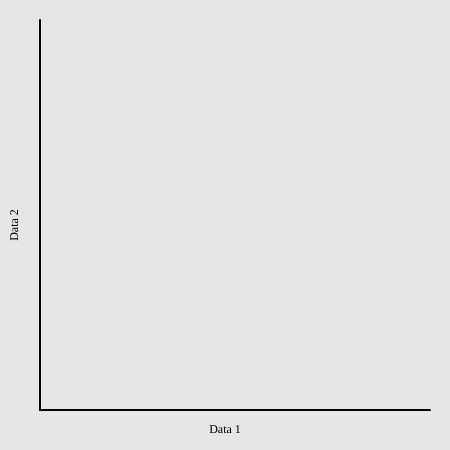
Frame 1 (no input)
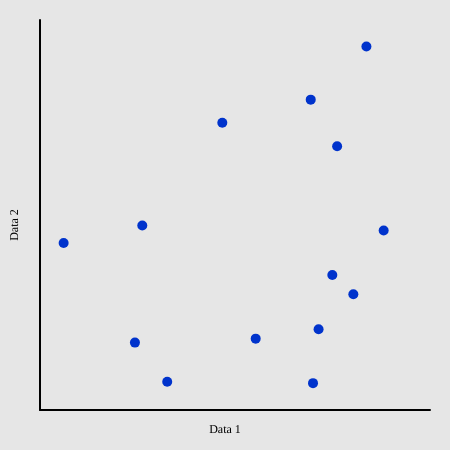
Frame 60 (no input)
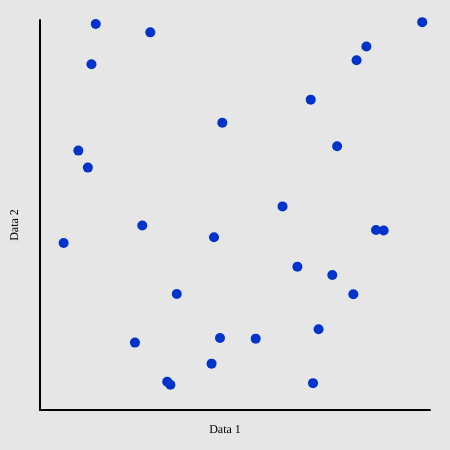
Frame 120 (the mouse pressed at the canvas centre since frame 60)

The p5.js sketch that drew these frames (run headless with seeded random() and noise() and a simulated clock; from frame 60 on, the mouse is pressed at the canvas centre):

// p5.js sketch
// ── sketch.js
let points = [];
let index = 0;
let caseType = 0; // 0 = no corr, 1 = positive, 2 = negative
let delay = 4;    // lower = slower animation
let frameCounter = 0;

function setup() {
  createCanvas(450, 450);
  textFont('Menlo'); 
  generatePoints();
}

function draw() {
  background(230);

  drawAxes();
  drawPoints();
}

// ----------------------------------------------------
// Generate data for 3 correlation cases
// ----------------------------------------------------
function generatePoints() {
  points = [];
  index = 0;

  let n = 60;

  for (let i = 0; i < n; i++) {
    let x = random(0, 1);
    let y;

    if (caseType === 0) {
      y = random(0, 1);               // NO correlation
    } else if (caseType === 1) {
      y = x + random(-0.2, 0.2);      // Positive correlation
    } else if (caseType === 2) {
      y = 1 - x + random(-0.2, 0.2);  // Negative correlation
    }

    y = constrain(y, 0, 1);

    points.push({ x, y });
  }

  caseType = (caseType + 1) % 3;
}

// ----------------------------------------------------
// Draw axes with labels
// ----------------------------------------------------
function drawAxes() {
  stroke(0);
  strokeWeight(2);

  // X-axis
  line(40, height - 40, width - 20, height - 40);

  // Y-axis
  line(40, height - 40, 40, 20);

  // Labels
  noStroke();
  fill(0);
  textSize(12);
  textAlign(CENTER, CENTER);

  text("Data 1", width / 2, height - 20);

  push();
  translate(15, height / 2);
  rotate(-HALF_PI);
  text("Data 2", 0, 0);
  pop();
}

// ----------------------------------------------------
// Draw points with colours depending on case
// ----------------------------------------------------
function drawPoints() {
  let col;

  if (caseType === 1) col = color(0, 51, 204);     // next will be positive → blue
  if (caseType === 2) col = color(204, 0, 0);      // next will be negative → red
  if (caseType === 0) col = color(0, 153, 51);      // next will be no corr → orange

  fill(col);
  noStroke();

  for (let i = 0; i < index; i++) {
    let px = map(points[i].x, 0, 1, 40, width - 20);
    let py = map(points[i].y, 0, 1, height - 40, 20);
    circle(px, py, 10);
  }

  // Slow animation: reveal a point only every "delay" frames
  frameCounter++;
  if (frameCounter % delay === 0) {
    if (index < points.length) {
      index++;
    } else {
      // regenerate after finishing
      if (frameCount % 40 === 0) {
        generatePoints();
      }
    }
  }
}
